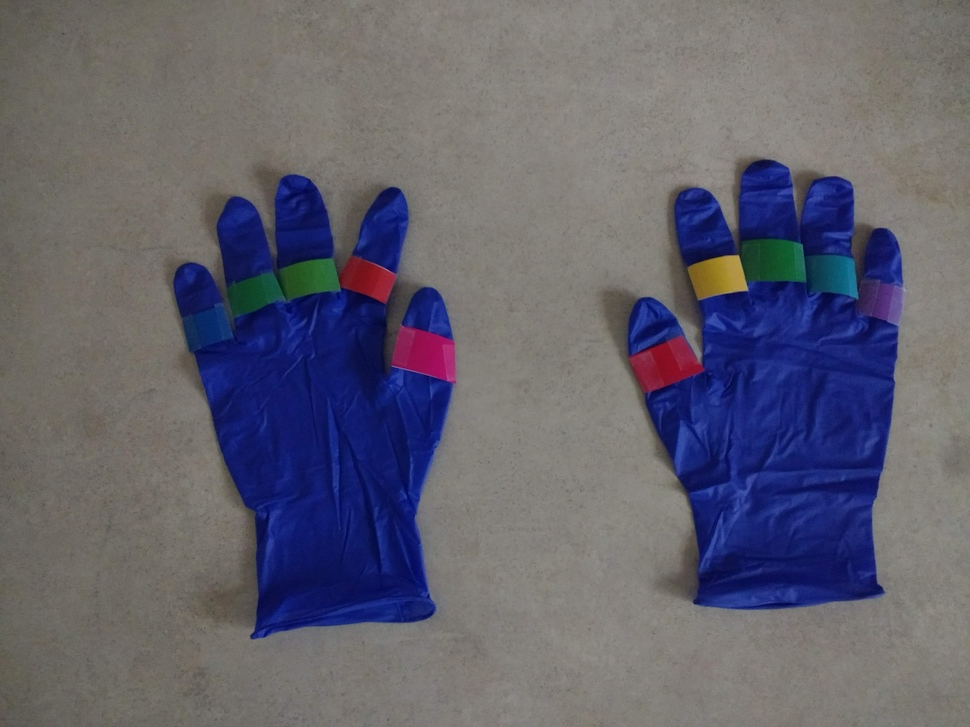
#> input picture Color Tracking/test_image.jpg, 970 x 727 px, shrunk from 4160 x 3120 before the run
$ jupyter execute 'Colorspace Test Run.ipynb'
#> lines starting #> are read from the running program, lines starting #| are printed output that depends on the picture; after the words box and inside, x2 and y2 are one past the last pixel; in counts of white or black regions, pixels touching at a corner belong together
[cell 1]
import cv2

img = cv2.imread("test_image.jpg", 1)
#> img is the input picture: shape (727, 970, 3); mean B, G, R 110.3, 97.8, 98.9

hsv = cv2.cvtColor(img, cv2.COLOR_BGR2HSV)
#> hsv: shape (727, 970, 3); mean H, S, V 45.1, 67.9, 119.2

mask1 = cv2.inRange(hsv, (0, 60, 50), (112, 255,255))
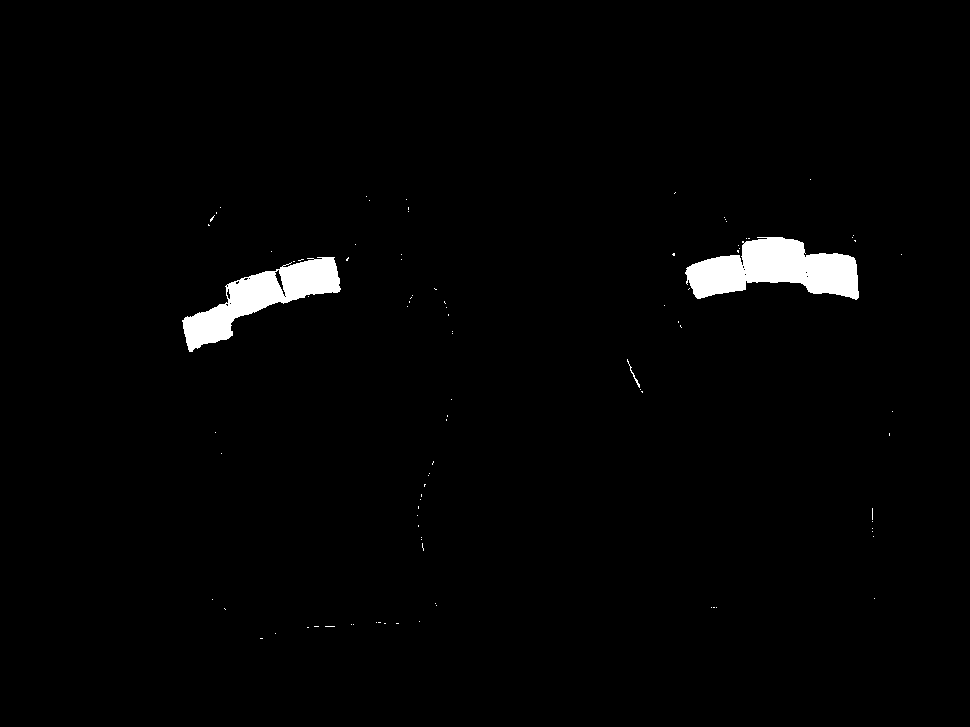
#> mask1: shape (727, 970); 1.8% white; 95 white regions (92 under 20 px), largest, box (x1, y1, x2, y2) and area: (685, 237, 859, 300) 6763, (182, 257, 341, 352) 5462, (627, 359, 640, 388) 47

mask10 = cv2.inRange(hsv, (122,60,50), (178,255,255))
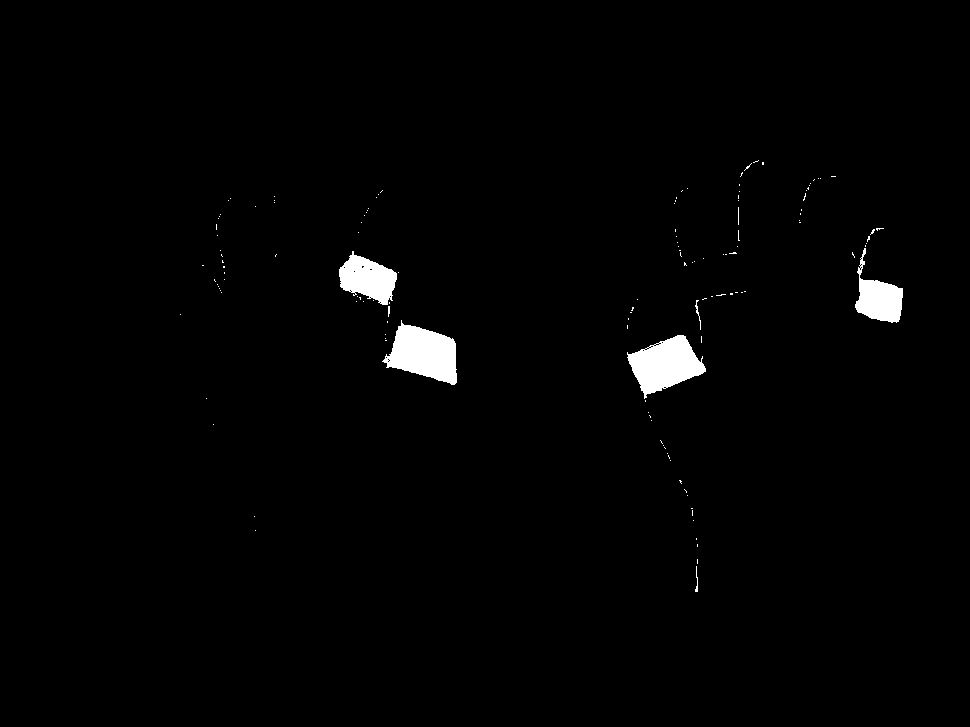
#> mask10: shape (727, 970); 1.4% white; 137 white regions (131 under 20 px), largest, box (x1, y1, x2, y2) and area: (382, 320, 457, 385) 2965, (627, 335, 706, 399) 2850, (339, 251, 397, 305) 1905, (855, 248, 903, 323) 1708, (695, 300, 701, 330) 44, (695, 566, 698, 592) 36

mask = cv2.bitwise_or(mask1, mask10)
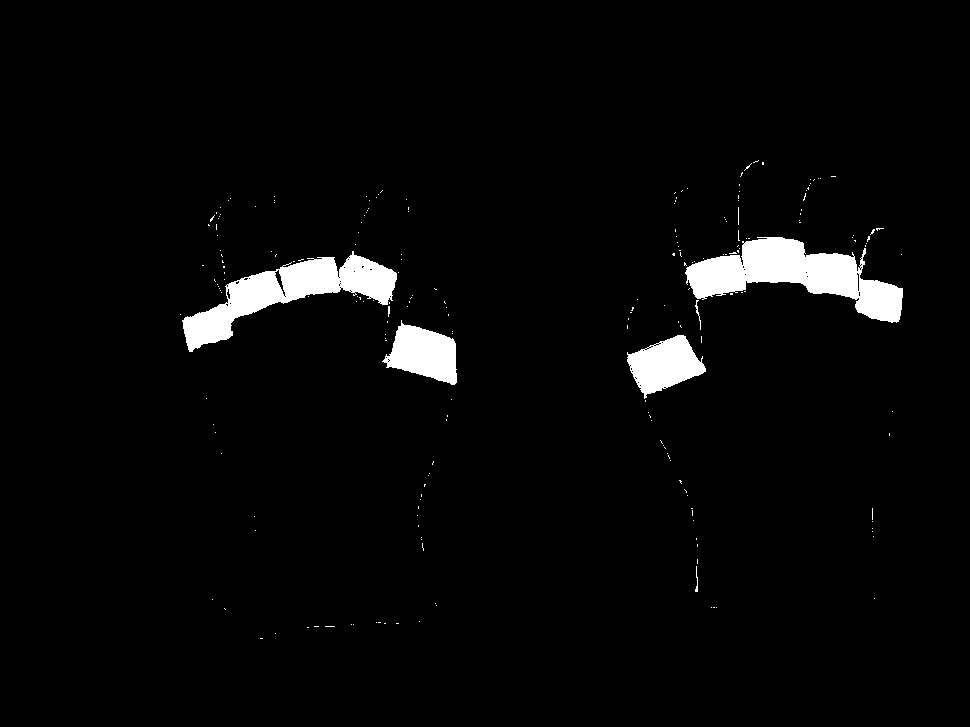
#> mask: shape (727, 970); 3.2% white; 220 white regions (214 under 20 px), largest, box (x1, y1, x2, y2) and area: (685, 237, 903, 323) 8499, (182, 251, 397, 352) 7374, (382, 320, 457, 385) 2965, (627, 335, 706, 399) 2901, (695, 300, 701, 330) 44, (695, 566, 698, 592) 36

target = cv2.bitwise_and(img,img, mask=mask)
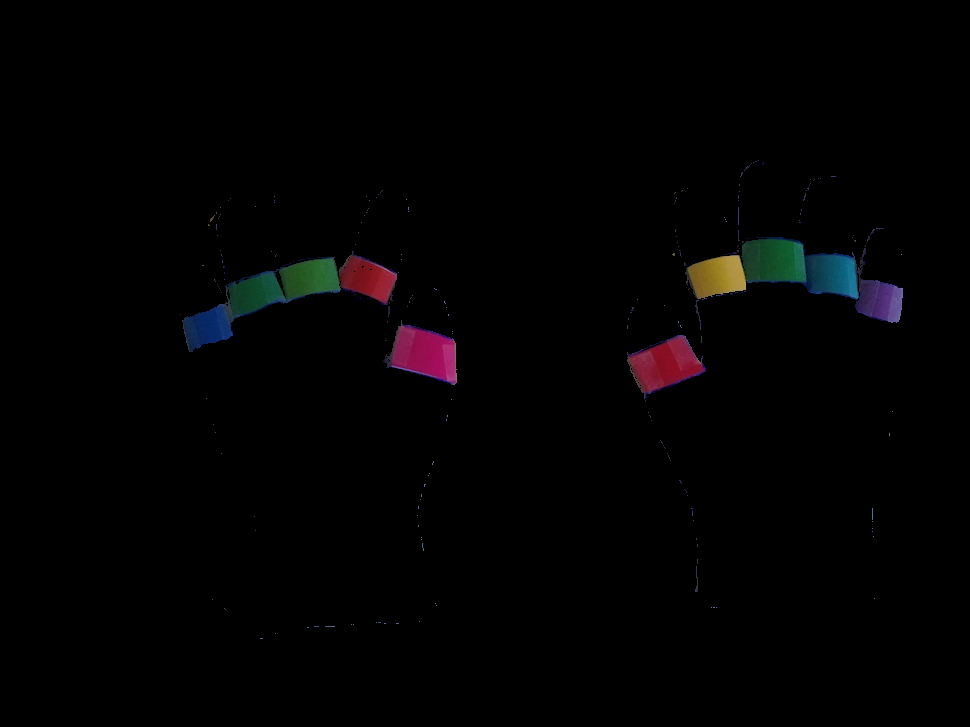
#> target: shape (727, 970, 3); mean B, G, R 2.2, 1.9, 2.4

cv2.imwrite("test_image.png", target)
#> Out = True
